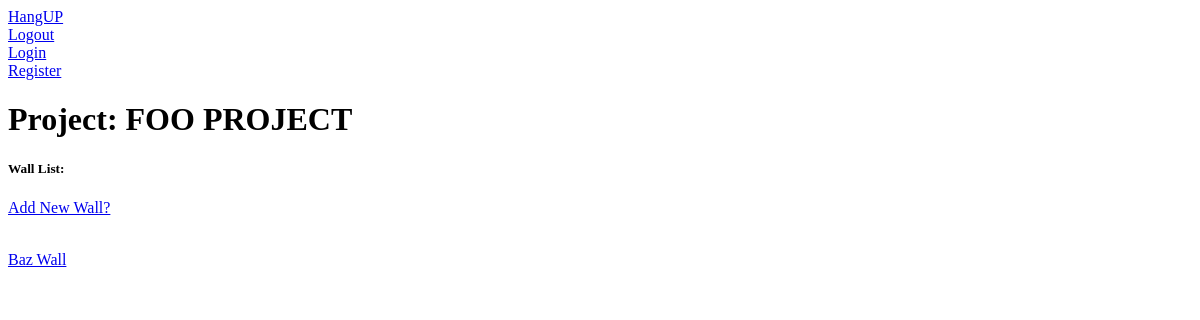
Before: /project/2 with the older database file.
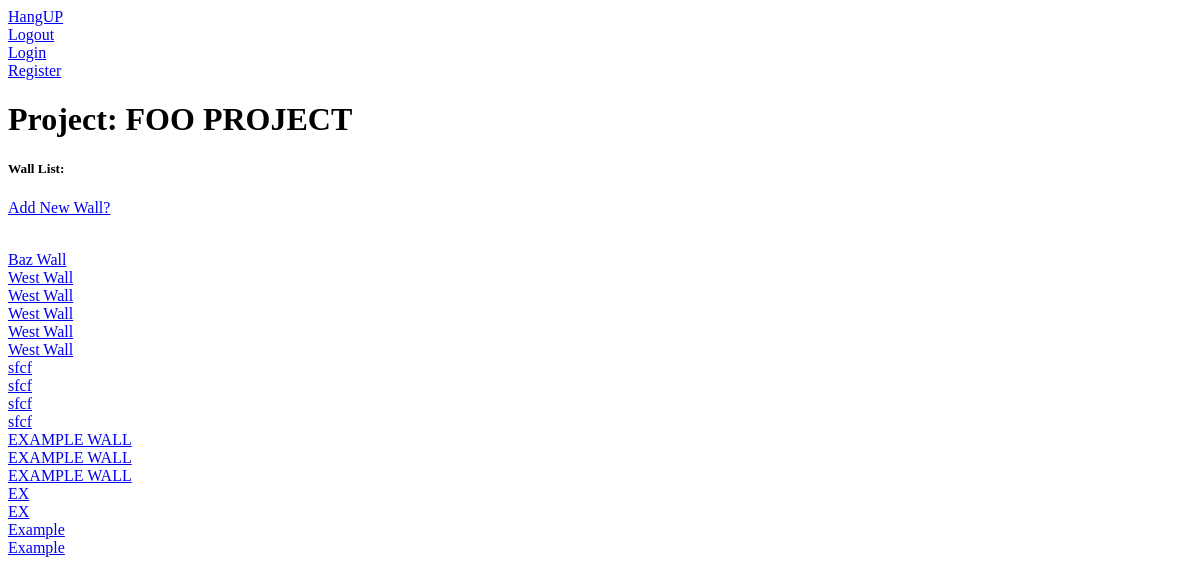
After: the same page with the newer database file.
### model.py (models this page shows, shortened)
class Project(db.Model):
    __tablename__ = "projects"
    project_id = db.Column(db.Integer, autoincrement=True, primary_key=True)
    user_id = db.Column(db.Integer, db.ForeignKey('users.user_id'))
    project_name = db.Column(db.String(64), nullable=True, default='Project')

class Wall(db.Model):
    __tablename__ = "walls"
    wall_id = db.Column(db.Integer, autoincrement=True, primary_key=True)
    project_id = db.Column(db.Integer, db.ForeignKey('projects.project_id'))
    wall_name = db.Column(db.String(64), nullable=True, default='Wall')
    wall_width = db.Column(db.Integer, nullable=False)
    wall_height = db.Column(db.Integer, nullable=False)
    center_line = db.Column(db.Integer, default=58, nullable=True)
    wall_img = db.Column(db.String(200), nullable=True)

### server.py (the view)
@app.route('/project/<int:project_id>')
def show_project(project_id):
    walls = Wall.query.filter(Wall.project_id == project_id).all()
    project_obj = Project.query.filter(project_id == Project.project_id).first()
    project_name = project_obj.project_name
    return render_template("project.html",
                           wall_list=walls,
                           project_id=project_id,
                           project_name=project_name)

### templates/project.html
{% extends 'base.html' %}
{% block content %}
<h1>Project: {{project_name}} </h1>
<h5> Wall List: </h5>
	<div id="wall-list" class="row">
	<a href= '/project/{{ project_id }}/new-wall'> <p>Add New Wall?</p> <br> </a>
	      	{% for wall in wall_list %}
			    <a href= '/saved_wall_process/{{wall.wall_id}}'>
			    {{ wall.wall_name }}
			    <br>
				</a>
	      	{% endfor %}
	</div>
{% endblock %}

### templates/base.html (shortened to what this page needs)
<!doctype html>
<html>
<head>
</head>
<body>
    <header>
        <a href = '/'> HangUP </a> <br>
        <a href = '/logout'>Logout </a> <br>
        <a href = '/login'>Login </a> <br>
        {% if "email" not in session %}
            <a href = '/register'>Register </a>
        {% endif %}
    </header>
	{% block content %}{% endblock %}
</body>
</html>

Changed rows visible on the page:
added Wall: wall_name "West Wall"
added Wall: wall_name "West Wall"
added Wall: wall_name "West Wall"
added Wall: wall_name "West Wall"
added Wall: wall_name "West Wall"
added Wall: wall_name "sfcf"
added Wall: wall_name "sfcf"
added Wall: wall_name "sfcf"
added Wall: wall_name "sfcf"
added Wall: wall_name "EXAMPLE WALL"
added Wall: wall_name "EXAMPLE WALL"
added Wall: wall_name "EXAMPLE WALL"
added Wall: wall_name "EX"
added Wall: wall_name "EX"
added Wall: wall_name "Example"
added Wall: wall_name "Example"
